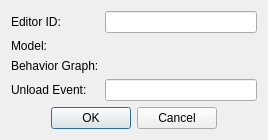
<?xml version="1.0" encoding="UTF-8"?>
<ui version="4.0">
 <class>FormDialogAnimObject</class>
 <widget class="QDialog" name="FormDialogAnimObject">
  <property name="windowTitle">
   <string>Animation Prop</string>
  </property>
  <layout class="QVBoxLayout" name="verticalLayout">
   <item>
    <layout class="QGridLayout" name="gridLayout">
     <item row="1" column="0">
      <widget class="QLabel" name="label_2">
       <property name="text">
        <string>Model:</string>
       </property>
      </widget>
     </item>
     <item row="0" column="0">
      <widget class="QLabel" name="label">
       <property name="text">
        <string>Editor ID:</string>
       </property>
      </widget>
     </item>
     <item row="2" column="0">
      <widget class="QLabel" name="label_3">
       <property name="text">
        <string>Behavior Graph:</string>
       </property>
      </widget>
     </item>
     <item row="3" column="0">
      <widget class="QLabel" name="label_4">
       <property name="text">
        <string>Unload Event:</string>
       </property>
      </widget>
     </item>
     <item row="0" column="1">
      <widget class="QLineEdit" name="editorID"/>
     </item>
     <item row="3" column="1">
      <widget class="QLineEdit" name="unloadEvent">
       <property name="whatsThis">
        <string>The name of the animation event that the given behavior graph will send when it needs to remove this prop.</string>
       </property>
      </widget>
     </item>
     <item row="1" column="1">
      <widget class="DKFormNIFPicker" name="model"/>
     </item>
     <item row="2" column="1">
      <widget class="DKGameFilePicker" name="behaviorGraph">
       <property name="standardConfiguration">
        <enum>DKGameFilePicker::Meshes</enum>
       </property>
      </widget>
     </item>
    </layout>
   </item>
   <item>
    <layout class="QHBoxLayout" name="horizontalLayout">
     <item>
      <spacer name="horizontalSpacer">
       <property name="orientation">
        <enum>Qt::Horizontal</enum>
       </property>
       <property name="sizeHint" stdset="0">
        <size>
         <width>40</width>
         <height>20</height>
        </size>
       </property>
      </spacer>
     </item>
     <item>
      <widget class="QPushButton" name="buttonOK">
       <property name="text">
        <string>OK</string>
       </property>
      </widget>
     </item>
     <item>
      <widget class="QPushButton" name="buttonCancel">
       <property name="text">
        <string>Cancel</string>
       </property>
      </widget>
     </item>
     <item>
      <spacer name="horizontalSpacer_2">
       <property name="orientation">
        <enum>Qt::Horizontal</enum>
       </property>
       <property name="sizeHint" stdset="0">
        <size>
         <width>40</width>
         <height>20</height>
        </size>
       </property>
      </spacer>
     </item>
    </layout>
   </item>
  </layout>
 </widget>
 <customwidgets>
  <customwidget>
   <class>DKGameFilePicker</class>
   <extends>QWidget</extends>
   <header>widgets/DKGameFilePicker.h</header>
  </customwidget>
  <customwidget>
   <class>DKFormNIFPicker</class>
   <extends>QWidget</extends>
   <header>widgets/DKFormNIFPicker.h</header>
  </customwidget>
 </customwidgets>
 <resources/>
 <connections/>
</ui>
